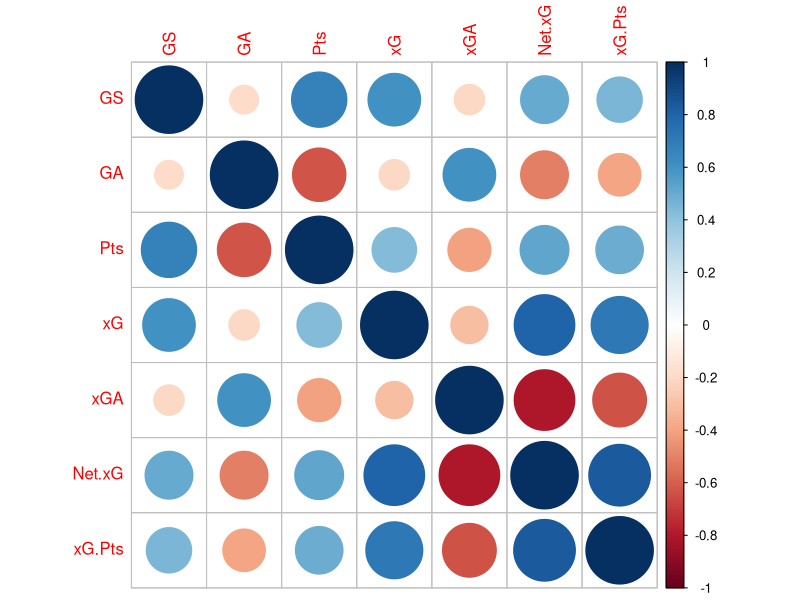

The R script that drew this image:
## ---- chunk 1
data <- read.csv("football.csv", header = TRUE)
## ---- chunk 2
nrow(data)
ncol(data)
## ---- chunk 3
unique(data$Score)
## ---- chunk 4
matches <- data[data$Season == "2020/21",]
nrow(matches)
## ---- chunk 5
unique(data$Date.Range)
unique(data$League)
## ---- chunk 6
teams <- unique(data$Team)
awayTeams <- unique(data$AT)
homeTeams <- unique(data$HT)

print(teams)
print(sort(teams) == sort(awayTeams) & sort(teams) == sort(homeTeams))
## ---- chunk 7
head(data$Date, n = 3)
## ---- chunk 8
unique(data$GS)
unique(data$GA)
## ---- chunk 9
unique(data$Pts)
unique(data$xG.Pts)
## ---- chunk 10
unique(data$xG)
## ---- chunk 11
unique(data$Lower.xG)
unique(data$Upper.xG)
## ---- chunk 12
unique(data$Pts.vs.xG..ve)
unique(data$Pts.vs.xG..ve.1)
## ---- chunk 13
cors <- cor(data[,c("GS", "GA", "Pts", "xG", "xGA", "Net.xG", "xG.Pts")])
print(cors)

library(corrplot)
corrplot(cors)
